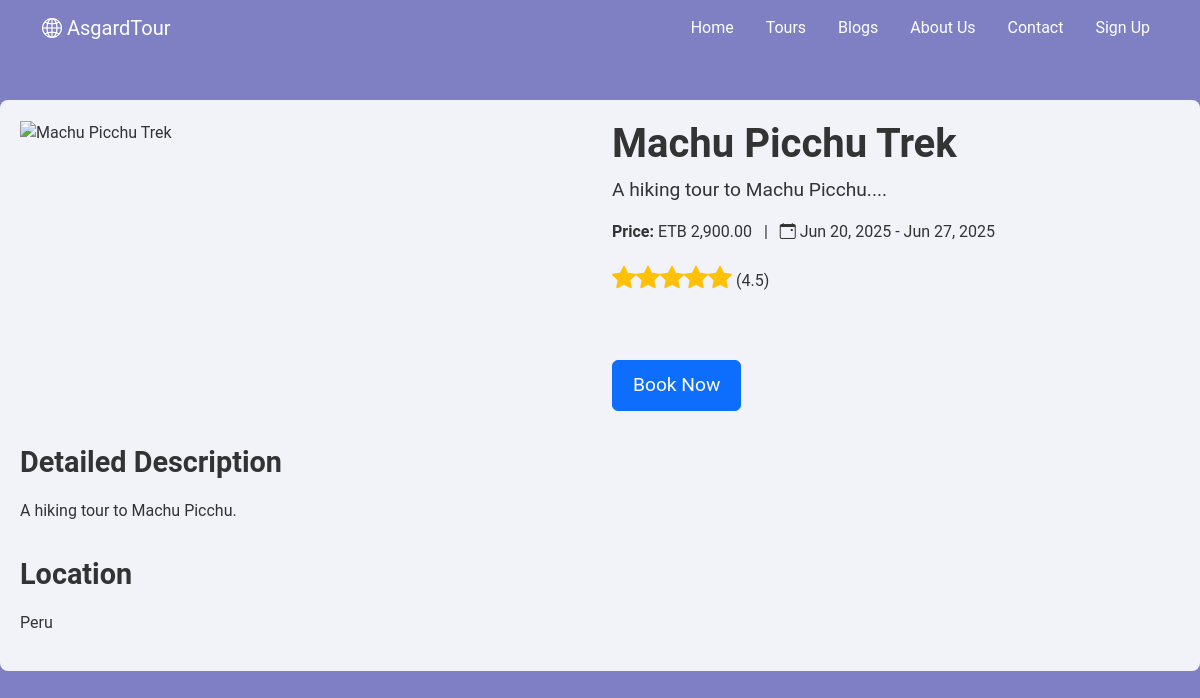
/tourinfo.php?tour_id=9, run on the app's committed database.
### tables this page shows
CREATE TABLE `tours` (
  `tour_id` int(11) NOT NULL,
  `title` varchar(255) NOT NULL,
  `description` text NOT NULL,
  `price` decimal(10,2) NOT NULL,
  `start_date` date NOT NULL,
  `end_date` date NOT NULL,
  `location` varchar(255) NOT NULL,
  `main_image` varchar(255) DEFAULT NULL,
  `video_url` varchar(255) DEFAULT NULL,
  `created_at` timestamp NOT NULL DEFAULT current_timestamp(),
  `status` enum('active','inactive') DEFAULT 'active',
  `featured` tinyint(1) DEFAULT 0,
  `recommended` tinyint(1) DEFAULT 0
);

### tourinfo.php (the view, shortened to what this page needs)
<?php
include 'DB_Bifrost.php';
$tour_id = intval($_GET['tour_id']);
$stmt = $pdo->prepare("SELECT * FROM tours WHERE tour_id = :tour_id");
$stmt->execute([':tour_id' => $tour_id]);
$tour = $stmt->fetch(PDO::FETCH_ASSOC);
$stmt = $pdo->prepare("SELECT COALESCE(AVG(rating),0) AS average_rating FROM tour_ratings WHERE tour_id = :tour_id");
$stmt->execute([':tour_id' => $tour_id]);
$ratingData = $stmt->fetch(PDO::FETCH_ASSOC);
$average_rating = $ratingData['average_rating'];
?>
<!DOCTYPE html>
<html lang="en">
<head>
  <link rel="stylesheet" href="https://cdn.jsdelivr.net/npm/bootstrap@5.3.0-alpha1/dist/css/bootstrap.min.css">
  <link rel="stylesheet" href="https://cdn.jsdelivr.net/npm/bootstrap-icons@1.10.5/font/bootstrap-icons.css">
</head>
<body>
  <header>
    <nav class="navbar navbar-expand-lg navbar-dark navbar-custom">
      <div class="container">
        <a class="navbar-brand" href="index.php"><i class="bi bi-globe2"></i> AsgardTour</a>
        <div class="collapse navbar-collapse" id="navbarNav">
          <ul class="navbar-nav ms-auto gap-3">
            <li class="nav-item"><a class="nav-link" href="index.php">Home</a></li>
            <li class="nav-item"><a class="nav-link active" href="tours.php">Tours</a></li>
            <li class="nav-item"><a class="nav-link" href="blogs.php">Blogs</a></li>
            <li class="nav-item"><a class="nav-link" href="about.php">About Us</a></li>
            <li class="nav-item"><a class="nav-link" href="contact.php">Contact</a></li>
            <?php if (!isset($_SESSION['user_id'])): ?>
              <li class="nav-item"><a class="nav-link" href="signup.php">Sign Up</a></li>
            <?php endif; ?>
          </ul>
        </div>
      </div>
    </nav>
  </header>
  <div class="main-content">
    <div class="row">
      <div class="col-md-6">
        <img src="<?php echo htmlspecialchars($tour['main_image']); ?>" class="img-fluid" alt="<?php echo htmlspecialchars($tour['title']); ?>">
      </div>
      <div class="col-md-6">
        <h1 class="tour-title"><?php echo htmlspecialchars($tour['title']); ?></h1>
        <p class="tour-summary"><?php echo htmlspecialchars(substr($tour['description'], 0, 150)) . '...'; ?></p>
        <p>
          <strong>Price:</strong> ETB <?php echo number_format($tour['price'], 2); ?> &nbsp; | &nbsp;
          <i class="bi bi-calendar-event"></i> <?php echo date("M d, Y", strtotime($tour['start_date'])); ?> - <?php echo date("M d, Y", strtotime($tour['end_date'])); ?>
        </p>
        <p class="rating-stars">
          <?php
            for ($i = 1; $i <= 5; $i++) {
              echo ($i <= round($average_rating)) ? '<i class="bi bi-star-fill"></i>' : '<i class="bi bi-star"></i>';
            }
            echo " (" . number_format($average_rating, 1) . ")";
          ?>
        </p>
        <br><br>
        <button class="btn btn-primary book-now-btn" data-bs-toggle="modal" data-bs-target="#bookingModal">Book Now</button>
      </div>
    </div>
    <div class="section-title">Detailed Description</div>
    <p><?php echo nl2br(htmlspecialchars($tour['description'])); ?></p>
    <div class="section-title">Location</div>
    <p><?php echo htmlspecialchars($tour['location']); ?></p>
  </div>
</body>
</html>

### tourinfo.php (style rules this page uses)
body { font-family: 'Roboto', sans-serif; margin: 0; padding: 0; background: linear-gradient(rgba(0,0,139,0.5), rgba(0,0,139,0.5)), url('image.jpg') fixed center/cover; color: #333; }
header { position: fixed; top: 0; left: 0; right: 0; z-index: 1050; background-color: transparent; }
.navbar-custom { position: relative; z-index: 1; }
.navbar-custom .nav-link { color: #fff !important; }
.main-content { margin-top: 100px; padding: 20px; background-color: rgba(255,255,255,0.9); border-radius: 8px; max-width: 1200px; margin-left: auto; margin-right: auto; }
.tour-title { font-size: 2.5rem; font-weight: bold; }
.tour-summary { font-size: 1.2rem; margin-bottom: 15px; }
.rating-stars i { color: #ffc107; font-size: 1.5rem; }
.section-title { margin-top: 30px; margin-bottom: 15px; font-size: 1.8rem; font-weight: bold; }
.book-now-btn { font-size: 1.2rem; padding: 10px 20px; }

### data on the page
tours: title "Machu Picchu Trek", description "A hiking tour to Machu Picchu.", price "2,900.00", start_date "Jun 20, 2025", end_date "Jun 27, 2025", location "Peru"

### other printed values
$average_rating "4.5"
